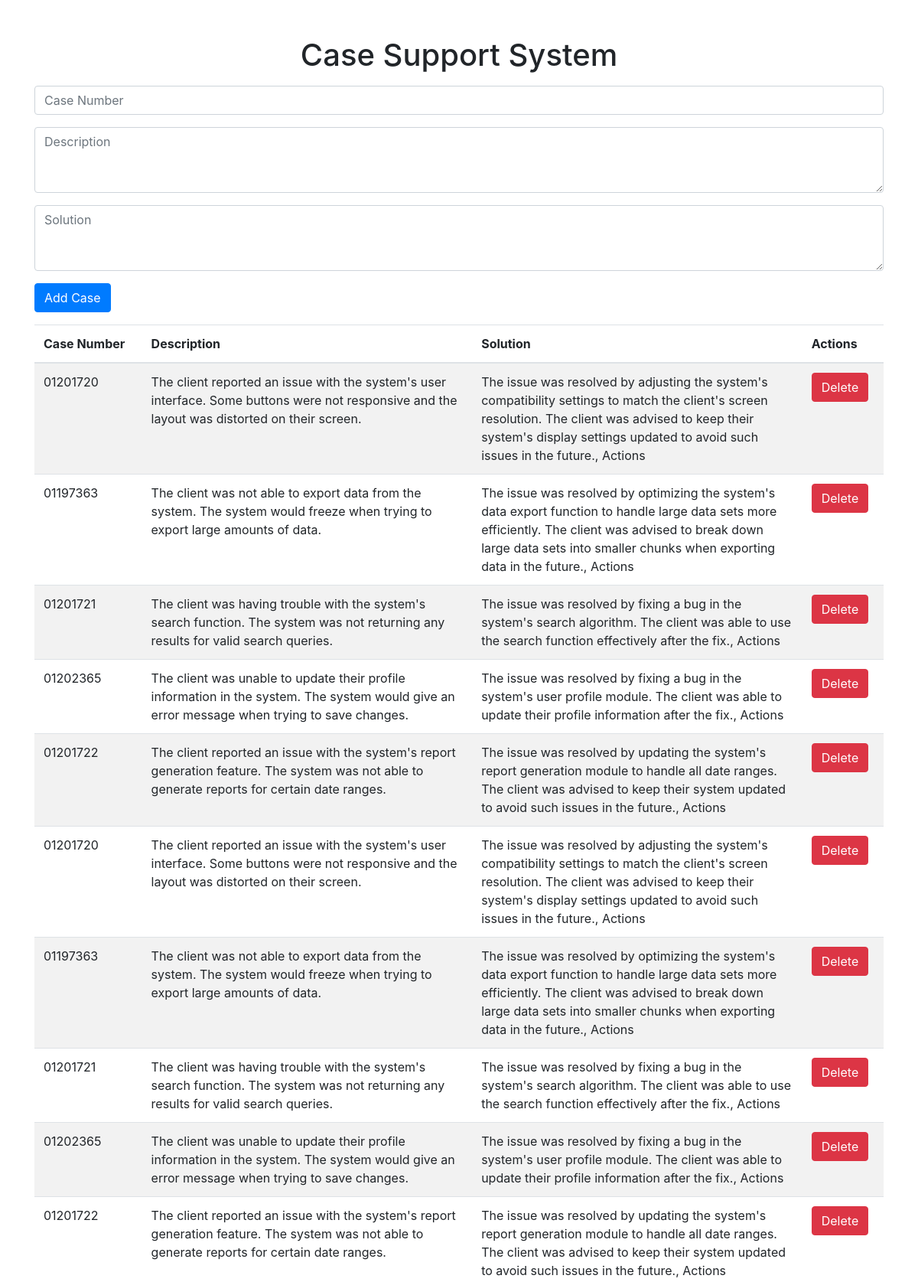
The page / (upper part) on the database its author committed.
### app.py (models this page shows)
class Case(db.Model):
    id = db.Column(db.Integer, primary_key=True)
    case_number = db.Column(db.String(100))
    description = db.Column(db.String(5000))
    solution = db.Column(db.String(5000))
    date_created = db.Column(db.DateTime, default=datetime.utcnow)

### app.py (the view, shortened to what this page needs)
@app.route('/', methods=['GET', 'POST'])
def index():
    cases = Case.query.order_by(Case.date_created).all()
    return render_template('index.html', cases=cases)

### templates/index.html (shortened to what this page needs)
<!DOCTYPE html>
<html lang="en">
<head>
    <link href="https://maxcdn.bootstrapcdn.com/bootstrap/4.0.0/css/bootstrap.min.css" rel="stylesheet">
</head>
<body>
<div class="container">
    <h1 class="text-center mt-5">Case Support System</h1>
    <form class="my-3" action="/" method="POST">
        <div class="form-group">
            <input class="form-control" type="text" name="case_number" placeholder="Case Number" required>
        </div>
        <div class="form-group">
            <textarea class="form-control" name="description" rows="3" placeholder="Description" required></textarea>
        </div>
        <div class="form-group">
            <textarea class="form-control" name="solution" rows="3" placeholder="Solution" required></textarea>
        </div>
        <div class="form-group">
            <input class="btn btn-primary" type="submit" value="Add Case">
        </div>
    </form>
    <table class="table table-striped">
        <thead>
        <tr>
            <th scope="col">Case Number</th>
            <th scope="col">Description</th>
            <th scope="col">Solution</th>
            <th scope="col">Actions</th>
        </tr>
        </thead>
        <tbody>
        {% for case in cases %}
        <tr>
            <td class="word-wrap">{{ case.case_number }}</td>
            <td class="word-wrap">{{ case.description }}</td>
            <td class="word-wrap">{{ case.solution }}</td>
            <td><a class="btn btn-danger" href="{{ url_for('delete', id=case.id) }}">Delete</a></td>
        </tr>
        {% endfor %}
        </tbody>
    </table>
</div>
</body>
</html>

### templates/index.html (style rules this page uses)
.word-wrap { word-wrap: break-word; max-width: 400px; }

### rows shown on the page
Case: case_number "01201720", description "The client reported an issue with the system's user interface. Some buttons were not responsive and the layout was distorted on their screen.", solution "The issue was resolved by adjusting the system's compatibility settings to match the client's screen resolution. The client was advised to keep their system's display settings updated to avoid such issues in the future., Actions"
Case: case_number "01197363", description "The client was not able to export data from the system. The system would freeze when trying to export large amounts of data.", solution "The issue was resolved by optimizing the system's data export function to handle large data sets more efficiently. The client was advised to break down large data sets into smaller chunks when exporting data in the future., Actions"
Case: case_number "01201721", description "The client was having trouble with the system's search function. The system was not returning any results for valid search queries.", solution "The issue was resolved by fixing a bug in the system's search algorithm. The client was able to use the search function effectively after the fix., Actions"
Case: case_number "01202365", description "The client was unable to update their profile information in the system. The system would give an error message when trying to save changes.", solution "The issue was resolved by fixing a bug in the system's user profile module. The client was able to update their profile information after the fix., Actions"
Case: case_number "01201722", description "The client reported an issue with the system's report generation feature. The system was not able to generate reports for certain date ranges.", solution "The issue was resolved by updating the system's report generation module to handle all date ranges. The client was advised to keep their system updated to avoid such issues in the future., Actions"
Case: case_number "01201720", description "The client reported an issue with the system's user interface. Some buttons were not responsive and the layout was distorted on their screen.", solution "The issue was resolved by adjusting the system's compatibility settings to match the client's screen resolution. The client was advised to keep their system's display settings updated to avoid such issues in the future., Actions"
Case: case_number "01197363", description "The client was not able to export data from the system. The system would freeze when trying to export large amounts of data.", solution "The issue was resolved by optimizing the system's data export function to handle large data sets more efficiently. The client was advised to break down large data sets into smaller chunks when exporting data in the future., Actions"
Case: case_number "01201721", description "The client was having trouble with the system's search function. The system was not returning any results for valid search queries.", solution "The issue was resolved by fixing a bug in the system's search algorithm. The client was able to use the search function effectively after the fix., Actions"
Case: case_number "01202365", description "The client was unable to update their profile information in the system. The system would give an error message when trying to save changes.", solution "The issue was resolved by fixing a bug in the system's user profile module. The client was able to update their profile information after the fix., Actions"
Case: case_number "01201722", description "The client reported an issue with the system's report generation feature. The system was not able to generate reports for certain date ranges.", solution "The issue was resolved by updating the system's report generation module to handle all date ranges. The client was advised to keep their system updated to avoid such issues in the future., Actions"
